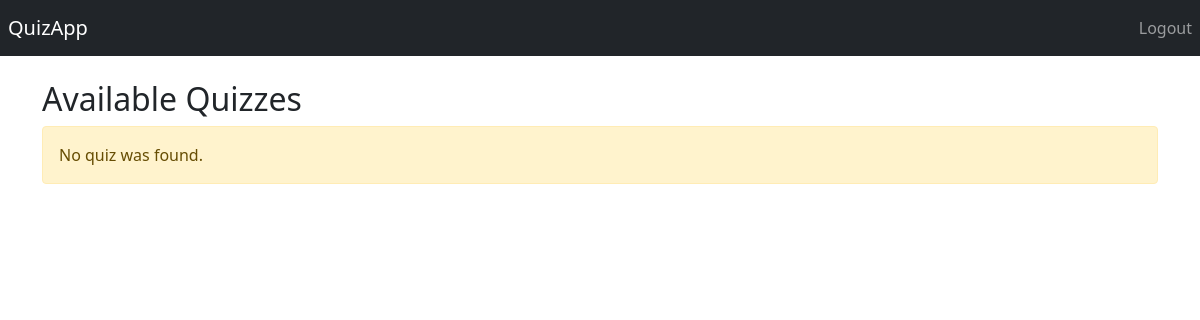
Page /quizzes/ (signed in) on the earlier database version.
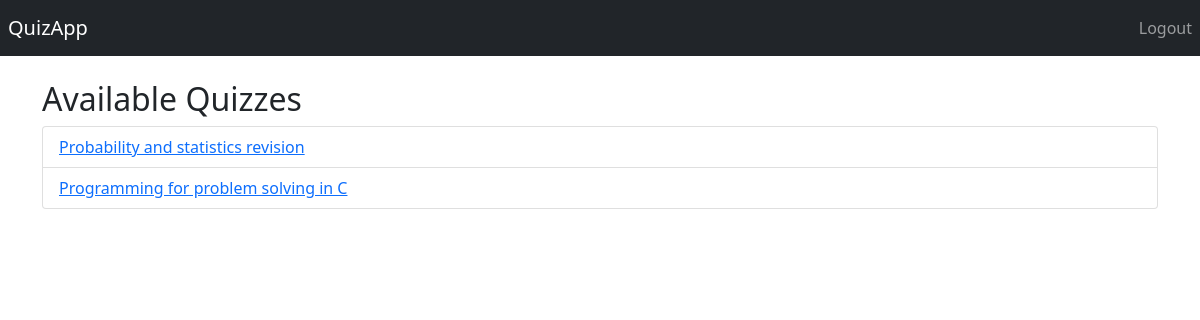
Same page on the later database version.
### my_app/models.py (models this page shows, shortened)
class Quiz(models.Model):
    name = models.CharField(max_length=100)
    creator = models.ForeignKey(User, on_delete=models.CASCADE)
    class Meta:
        ordering = ['name']
        verbose_name = 'Quiz'
        verbose_name_plural = 'Quizzes'
        unique_together = ('name', 'creator')

### my_app/views.py (the view)
# urls.py: path('quizzes/', quiz_list, name='quiz_list'),
@login_required
def quiz_list(request):
    quizzes = Quiz.objects.all()
    return render(request, 'quiz_list.html', {'quizzes': quizzes})

### templates/quiz_list.html (shortened to what this page needs)
{% extends "base.html" %}
{% block content %}
    <h2>Available Quizzes</h2>
    <ul class="list-group">
        {% for quiz in quizzes %}
            <li class="list-group-item"><a href="{% url 'attempt_quiz' quiz.id %}">{{ quiz.name }}</a></li>
        {% empty %}
            <div class="alert alert-warning" role="alert">
                No quiz was found.
            </div>
        {% endfor %}
    </ul>
{% endblock %}

### templates/base.html (shortened to what this page needs)
<!DOCTYPE html>
<html lang="en">
<head>
    <link href="https://cdn.jsdelivr.net/npm/bootstrap@5.1.3/dist/css/bootstrap.min.css" rel="stylesheet">
</head>
<body>
<nav class="navbar navbar-expand-lg navbar-dark bg-dark p-2">
    <a class="navbar-brand" href="{% url 'quiz_list' %}">QuizApp</a>
    <div class="collapse navbar-collapse" id="navbarNav">
        <ul class="navbar-nav ms-auto">
            {% if user.is_authenticated %}
                <li class="nav-item">
                    <form action="{% url 'logout' %}" method="post" style="display: inline;">
                        <button type="submit" class="btn btn-link nav-link"
                                style="padding: 0; background: none; border: none;">Logout
                        </button>
                    </form>
                </li>
            {% else %}
                <li class="nav-item">
                    <a class="nav-link" href="{% url 'login' %}">Login</a>
                </li>
            {% endif %}
        </ul>
    </div>
</nav>
<div class="container mt-4">
    {% block content %}{% endblock %}
</div>
</body>
</html>

Differences in the rows shown:
added Quiz: name "Probability and statistics revision"
added Quiz: name "Programming for problem solving in C"
Other differences:
text no longer shown: "No quiz was found."
